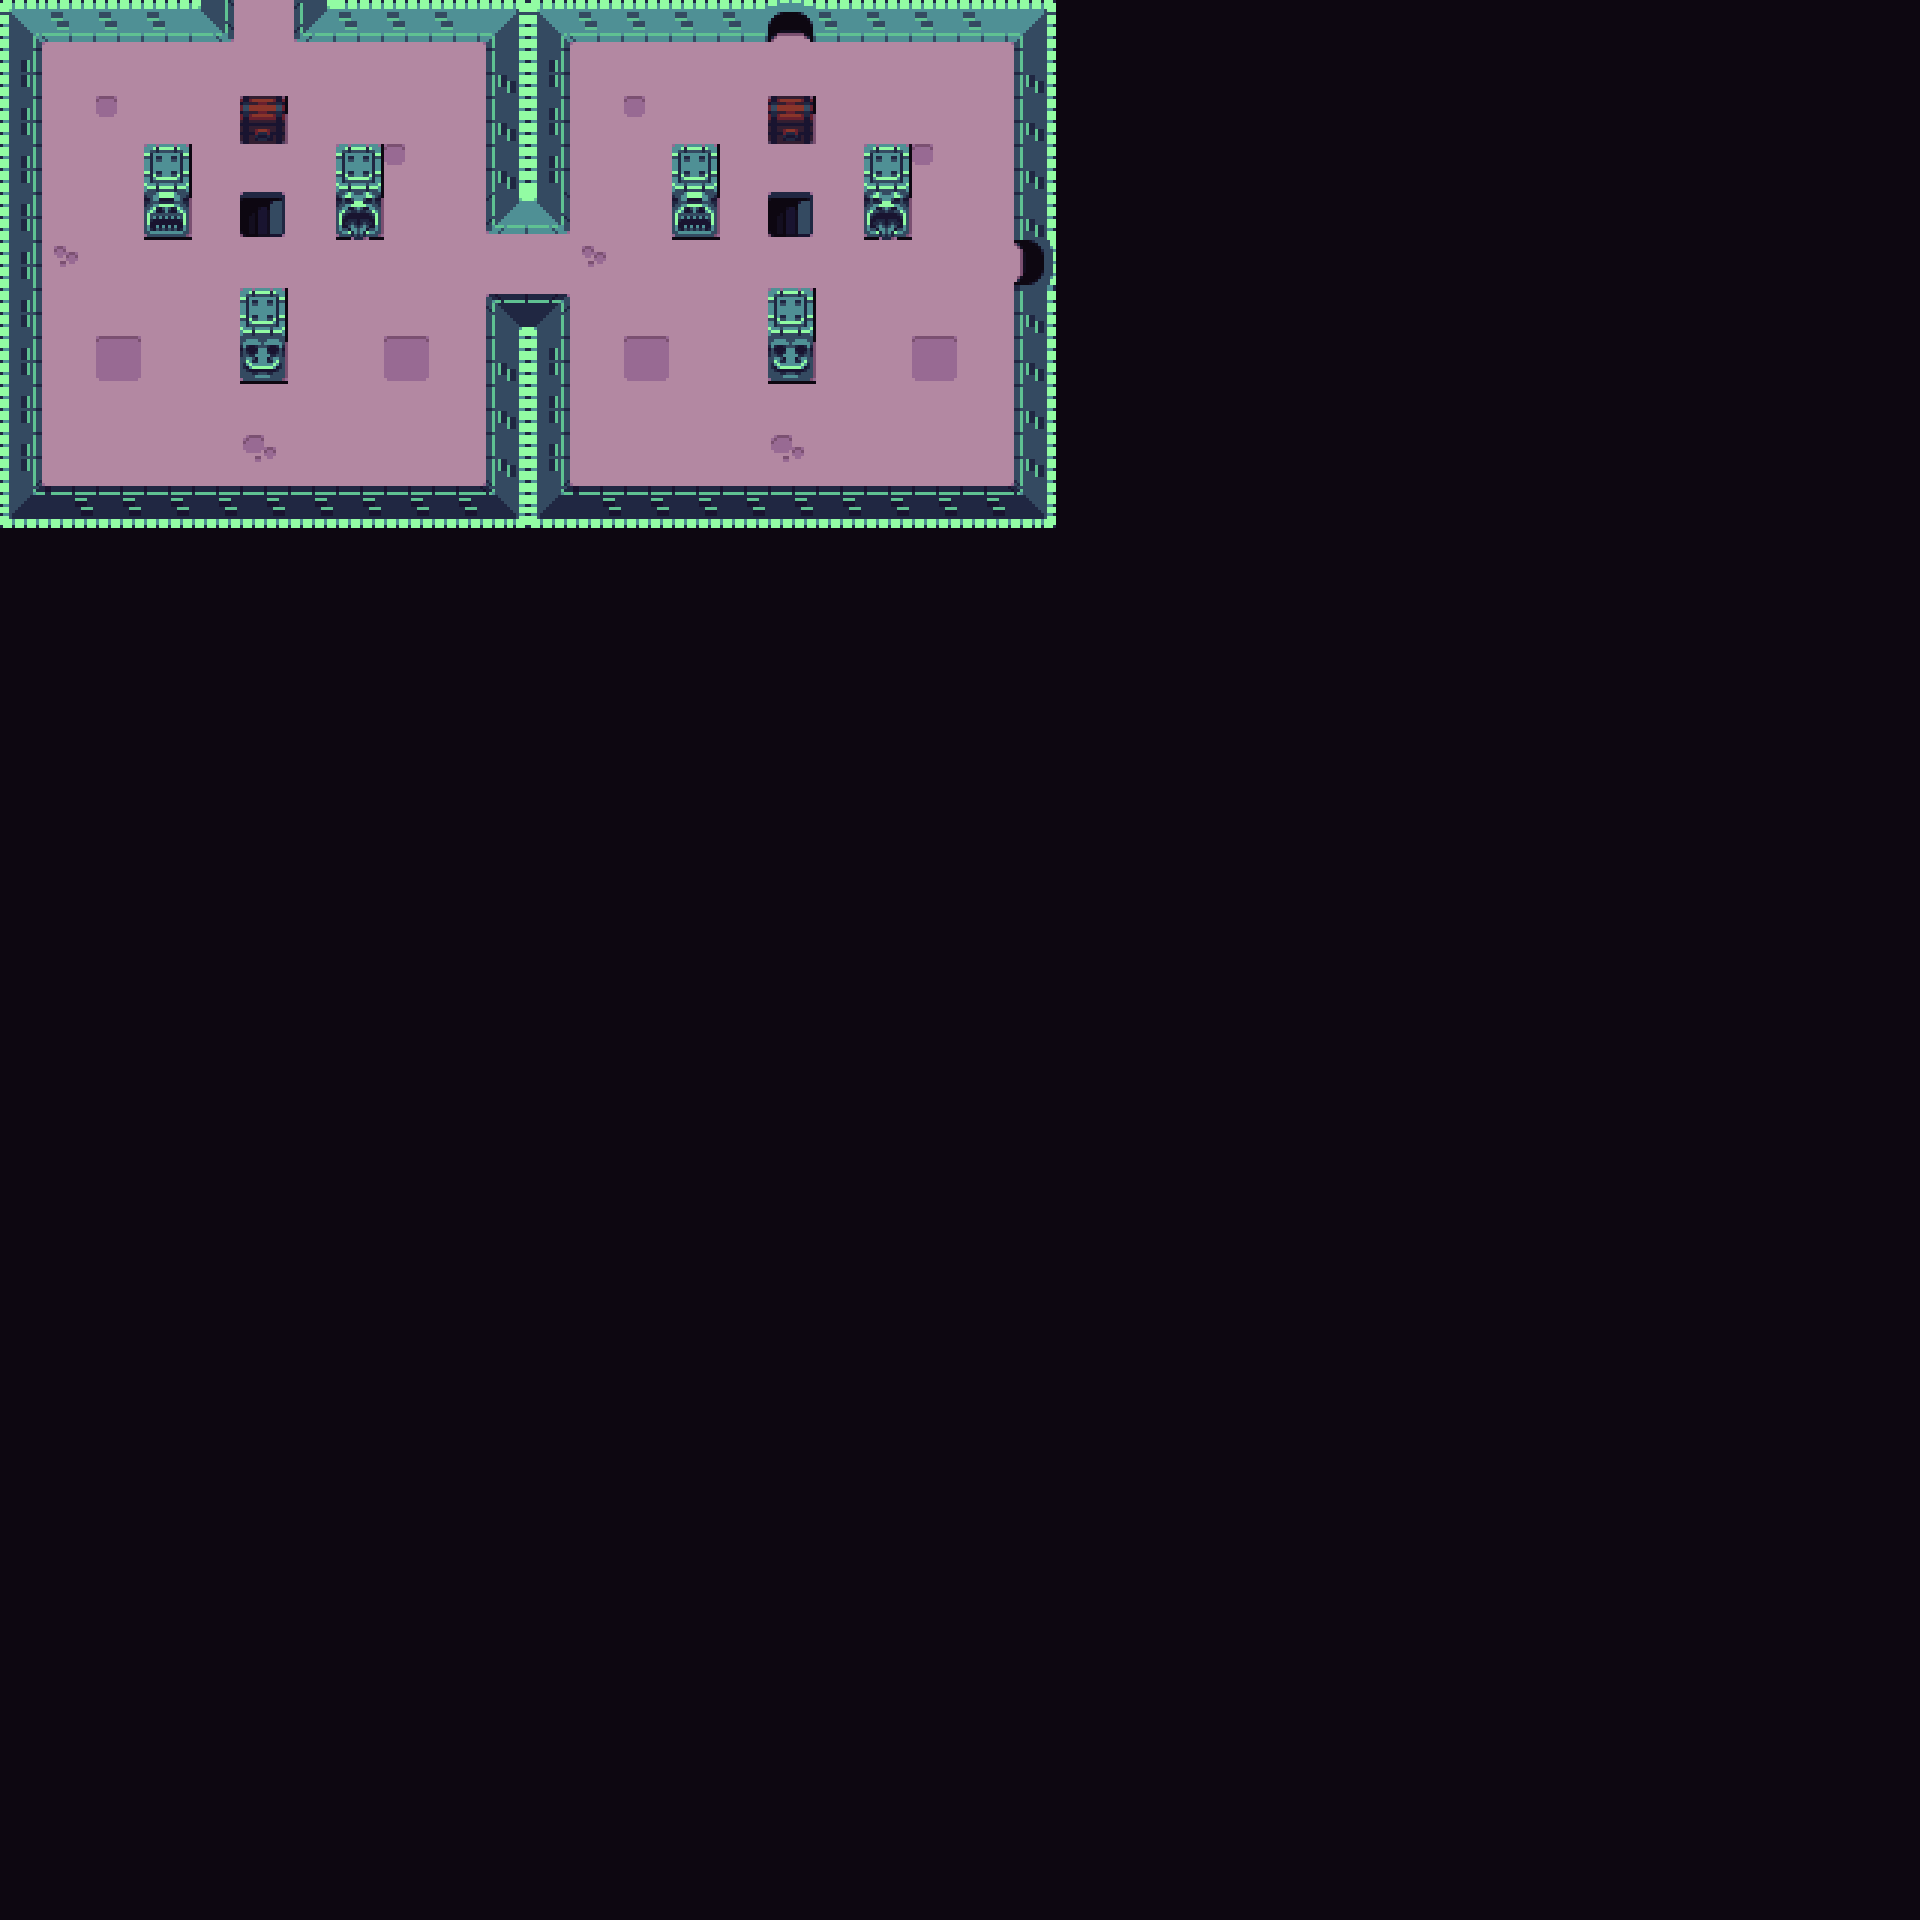

This game map was drawn from its Tiled (.tmx) file and the tilesets committed beside it. A one-line description and the trimmed map source follow:
An orthogonal 40x40 tile map with 48x48 px tiles, 1 tile layer (Tile Layer 1).

<map version="1.2" tiledversion="1.2.2" orientation="orthogonal" renderorder="right-down" width="40" height="40" tilewidth="48" tileheight="48" infinite="0" backgroundcolor="#0d0711" nextlayerid="2" nextobjectid="1">
 <tileset firstgid="1" name="buch-tileset-48px-extruded" tilewidth="48" tileheight="48" spacing="2" margin="1" tilecount="247" columns="19">
  <grid orientation="orthogonal" width="16" height="16" />
  <image source="../tilesets/buch-tileset-48px-extruded.png" width="950" height="650" />
 </tileset>
 <layer id="1" name="Tile Layer 1" width="40" height="40">
  <data>[1600 cells, 242 non-empty, 27 distinct tile ids]</data>
 </layer>
</map>
